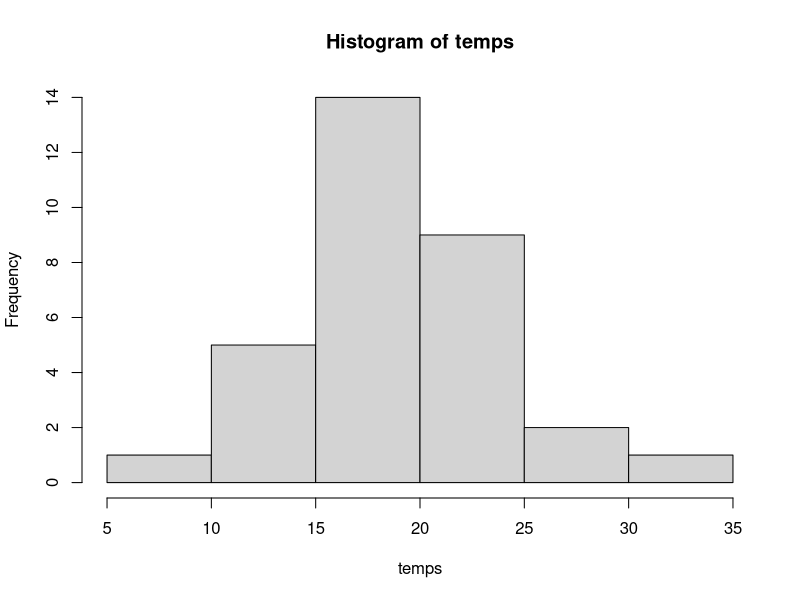
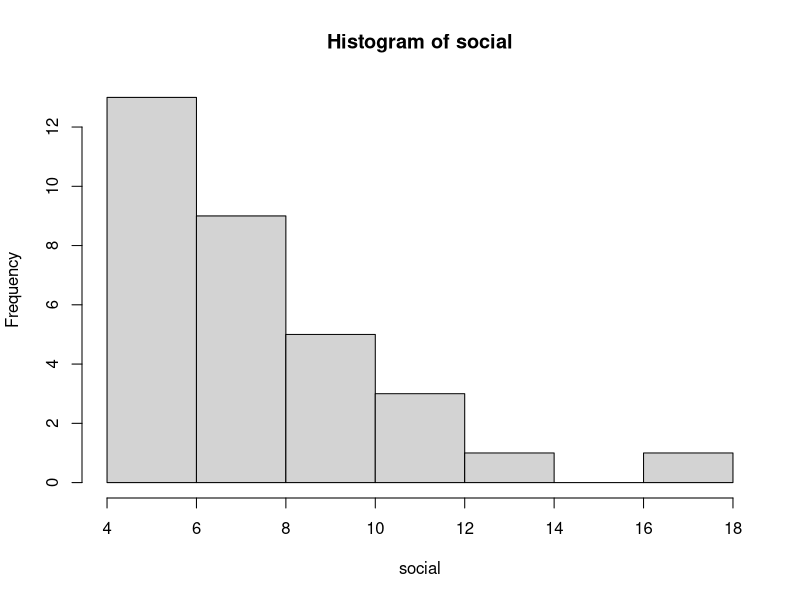
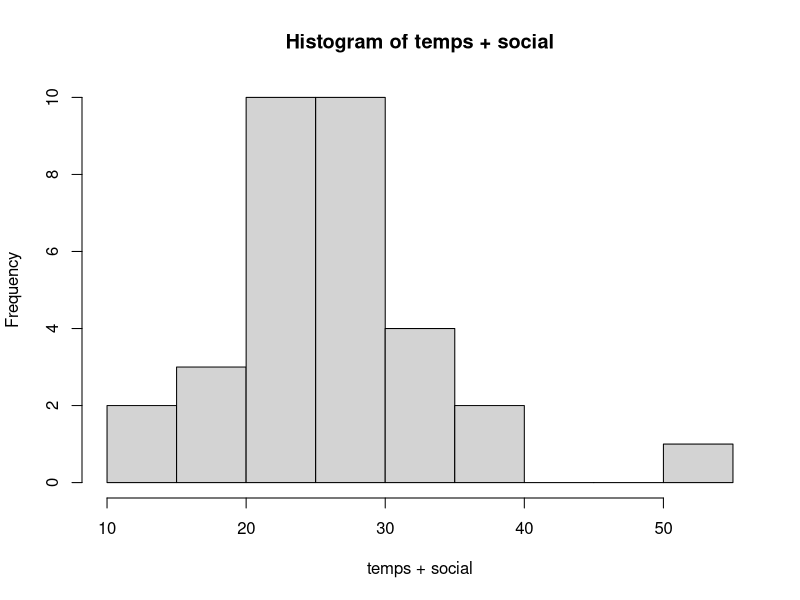

The R source for these figures, in order:
## ---- chunk 1
knitr::opts_chunk$set(echo = TRUE)
## ---- chunk 2
data <- read.table("resultsIATT.txt", header=TRUE)
## ---- chunk 3
factanal(data, factors=2)
## ---- chunk 4
temps <- data$IAT.SQ014. + data$IAT.SQ016. + data$IAT.SQ008. + data$IAT.SQ006. + data$IAT.SQ001. + data$IAT.SQ002. + data$IAT.SQ017.
social <- data$IAT.SQ009. + data$IAT.SQ010. + data$IAT.SQ018. + data$IAT.SQ017.
## ---- chunk 5
hist(temps)
hist(social)
## ---- chunk 6
hist(temps + social)
## ---- chunk 7

